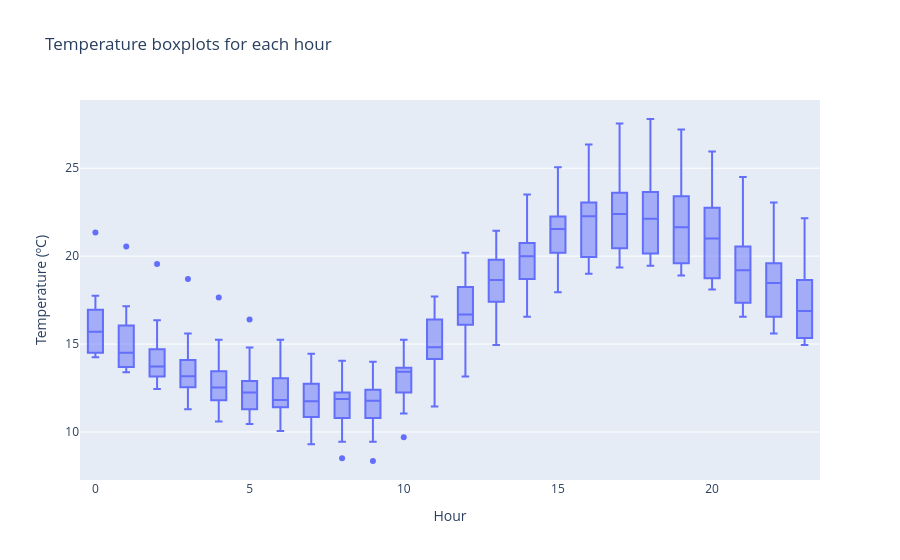

The notebook cell saved with this chart:
### Code cell
px.box(h_df, x='hour', y='temperature_2m_seville',
       title='Temperature boxplots for each hour',
       labels={
            'hour': 'Hour',
            'temperature_2m_seville': 'Temperature (ºC)'
            })

### Figure 1 — Plotly figure (JSON) as saved in the notebook; plotly's stock layout.template omitted (floating-point values rounded to 4 significant figures; data arrays with more than 128 entries replaced by an {"elided": "..."} marker saying what was removed)
{"data": [{"alignmentgroup": "True", "hovertemplate": "Hour=%{x}<br>Temperature (ºC)=%{y}<extra></extra>", "legendgroup": "", "marker": {"color": "#636efa"}, "name": "", "notched": false, "offsetgroup": "", "orientation": "v", "showlegend": false, "type": "box", "x": {"elided": "336 int values"}, "x0": " ", "xaxis": "x", "y": {"elided": "336 float values"}, "y0": " ", "yaxis": "y"}], "layout": {"boxmode": "group", "legend": {"tracegroupgap": 0}, "title": {"text": "Temperature boxplots for each hour"}, "xaxis": {"anchor": "y", "domain": [0, 1], "title": {"text": "Hour"}}, "yaxis": {"anchor": "x", "domain": [0, 1], "title": {"text": "Temperature (ºC)"}}}}
